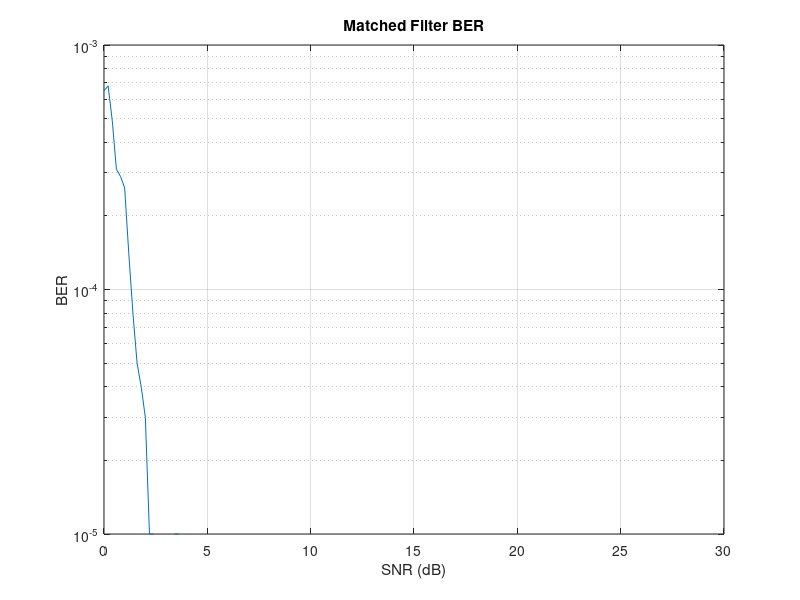

This chart was generated by the following MATLAB code:
clc;
clear;
close all;

N = 1e5;

bits = randi([0 1], 1, N);

m = 20;
tx_signal = repelem(bits, m);

snr_db = 0:0.2:30;

BER = zeros(size(snr_db));

s1 = ones(1, m);
s2 = zeros(1, m);
g = s1 - s2;
g_rep = repmat(g, 1, N);

threshold = sum(g .* s1) / 2;

for k = 1:length(snr_db)
    
    rx_signal = awgn(tx_signal, snr_db(k), 'measured');
    corr_product = rx_signal .* g_rep;
    
    corr_matrix = reshape(corr_product, m, N);
    corr_output = sum(corr_matrix, 1);
    
    detected_bits = corr_output > threshold; 
    BER(k) = sum(xor(bits, detected_bits)) / N;

end

figure;
semilogy(snr_db, BER);
xlabel('SNR (dB)');
ylabel('BER');
title('Matched Filter BER');
grid on;
